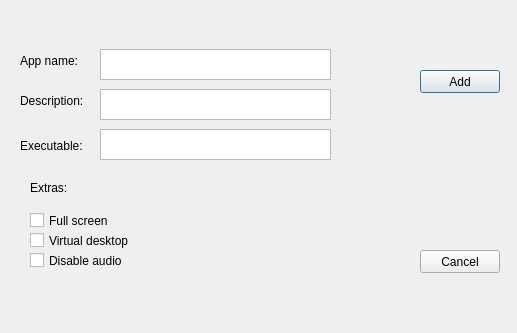
<?xml version="1.0" encoding="UTF-8"?>
<ui version="4.0">
 <class>Dialog</class>
 <widget class="QDialog" name="Dialog">
  <property name="geometry">
   <rect>
    <x>0</x>
    <y>0</y>
    <width>517</width>
    <height>333</height>
   </rect>
  </property>
  <property name="windowTitle">
   <string>Dialog</string>
  </property>
  <widget class="QTextEdit" name="appName">
   <property name="geometry">
    <rect>
     <x>100</x>
     <y>49</y>
     <width>231</width>
     <height>31</height>
    </rect>
   </property>
  </widget>
  <widget class="QLabel" name="label">
   <property name="geometry">
    <rect>
     <x>20</x>
     <y>50</y>
     <width>71</width>
     <height>21</height>
    </rect>
   </property>
   <property name="text">
    <string>App name:</string>
   </property>
  </widget>
  <widget class="QTextEdit" name="desc">
   <property name="geometry">
    <rect>
     <x>100</x>
     <y>89</y>
     <width>231</width>
     <height>31</height>
    </rect>
   </property>
  </widget>
  <widget class="QLabel" name="label_2">
   <property name="geometry">
    <rect>
     <x>20</x>
     <y>90</y>
     <width>71</width>
     <height>21</height>
    </rect>
   </property>
   <property name="text">
    <string>Description:</string>
   </property>
  </widget>
  <widget class="QTextEdit" name="execPath">
   <property name="geometry">
    <rect>
     <x>100</x>
     <y>129</y>
     <width>231</width>
     <height>31</height>
    </rect>
   </property>
  </widget>
  <widget class="QLabel" name="label_3">
   <property name="geometry">
    <rect>
     <x>20</x>
     <y>130</y>
     <width>101</width>
     <height>31</height>
    </rect>
   </property>
   <property name="text">
    <string>Executable:</string>
   </property>
  </widget>
  <widget class="QLabel" name="label_4">
   <property name="geometry">
    <rect>
     <x>30</x>
     <y>180</y>
     <width>57</width>
     <height>15</height>
    </rect>
   </property>
   <property name="text">
    <string>Extras:</string>
   </property>
  </widget>
  <widget class="QCheckBox" name="checkBox">
   <property name="geometry">
    <rect>
     <x>30</x>
     <y>210</y>
     <width>91</width>
     <height>21</height>
    </rect>
   </property>
   <property name="text">
    <string>Full screen</string>
   </property>
  </widget>
  <widget class="QCheckBox" name="checkBox_2">
   <property name="geometry">
    <rect>
     <x>30</x>
     <y>230</y>
     <width>121</width>
     <height>21</height>
    </rect>
   </property>
   <property name="text">
    <string>Virtual desktop</string>
   </property>
  </widget>
  <widget class="QCheckBox" name="checkBox_3">
   <property name="geometry">
    <rect>
     <x>30</x>
     <y>250</y>
     <width>121</width>
     <height>21</height>
    </rect>
   </property>
   <property name="text">
    <string>Disable audio</string>
   </property>
  </widget>
  <widget class="QPushButton" name="continue_2">
   <property name="geometry">
    <rect>
     <x>420</x>
     <y>70</y>
     <width>80</width>
     <height>23</height>
    </rect>
   </property>
   <property name="text">
    <string>Add</string>
   </property>
  </widget>
  <widget class="QPushButton" name="cancel">
   <property name="geometry">
    <rect>
     <x>420</x>
     <y>250</y>
     <width>80</width>
     <height>23</height>
    </rect>
   </property>
   <property name="text">
    <string>Cancel</string>
   </property>
  </widget>
 </widget>
 <resources/>
 <connections/>
</ui>
